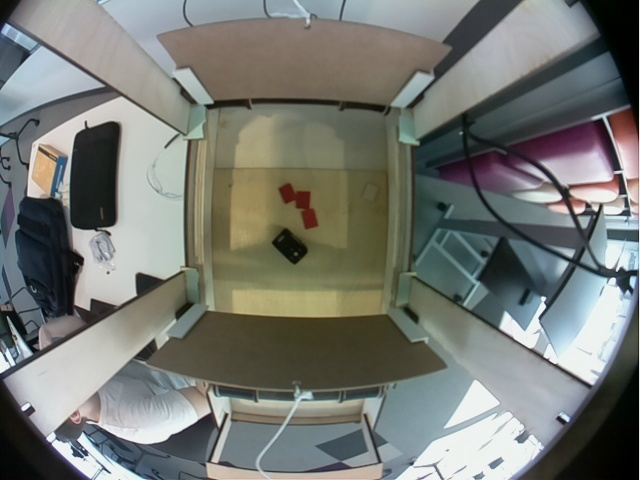
#> input picture Code/PiCamera/Calibration FishEye/Vert0.jpg, 640 x 480 px
$ python Undistort.py Vert0.jpg   (older library calls are emulated)
#> lines starting #> are read from the running program, lines starting #| are printed output that depends on the picture
import sys
import cv2
import numpy as np
import os

# You should replace these 3 lines with the output in calibration step
DIM=(640, 480)
K=np.array([[256.5223090219522, 0.0, 300.8492878302576], [0.0, 255.95393505302218, 200.83738221162403], [0.0, 0.0, 1.0]])
D=np.array([[-0.03309970266931218], [-0.035713407140983686], [0.03466182058100104], [-0.014366025635664394]])
def undistort(img_path):
#> called with img_path = 'Vert0.jpg'
    img = cv2.imread(img_path)
#> img is the input picture: shape (480, 640, 3); mean B, G, R 115.3, 120.6, 117.6
    h,w = img.shape[:2]
#> h = 480; w = 640
    map1, map2 = cv2.fisheye.initUndistortRectifyMap(K, D, np.eye(3), K, DIM, cv2.CV_16SC2)
    undistorted_img = cv2.remap(img, map1, map2, interpolation=cv2.INTER_LINEAR, borderMode=cv2.BORDER_CONSTANT)
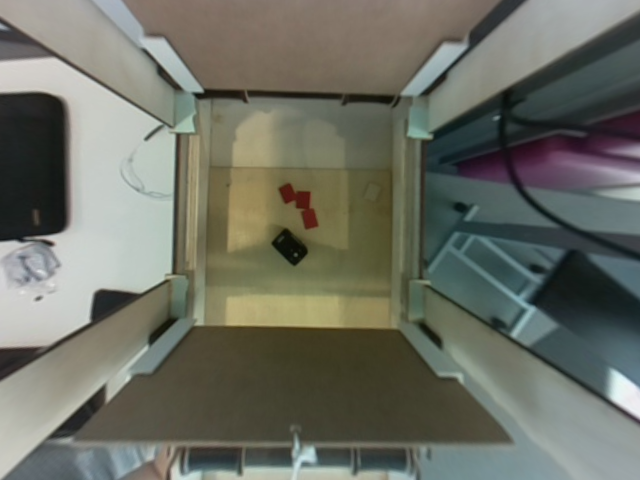
#> undistorted_img: shape (480, 640, 3); mean B, G, R 100.2, 110.9, 108.6
    cv2.imshow("undistorted", undistorted_img)
    cv2.waitKey(0)
    cv2.destroyAllWindows()
if __name__ == '__main__':
    undistort('Vert0.jpg')
    #for p in sys.argv[1:]:
     #   undistort(p)

$ run again, with Code/PiCamera/Calibration FishEye/Alex0.jpg copied over Code/PiCamera/Calibration FishEye/Vert0.jpg
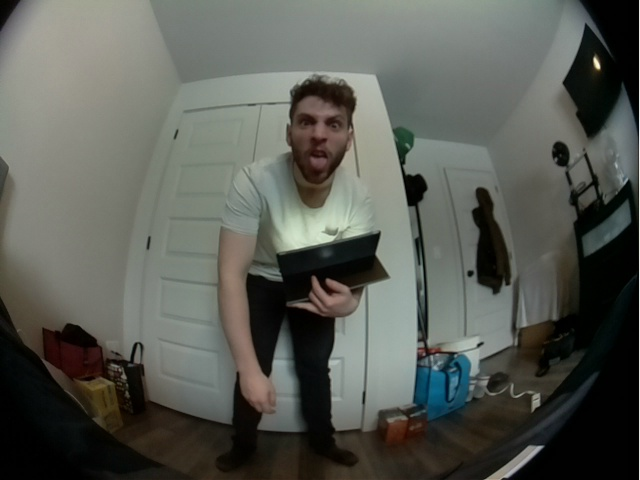
#> input picture Code/PiCamera/Calibration FishEye/Alex0.jpg, 640 x 480 px
#> in undistort, img is the input picture: shape (480, 640, 3); mean B, G, R 84.7, 91.5, 89
#> in undistort, `undistorted_img = cv2.remap(img, map1, map2, interpolation=cv2.INTER_L..`:
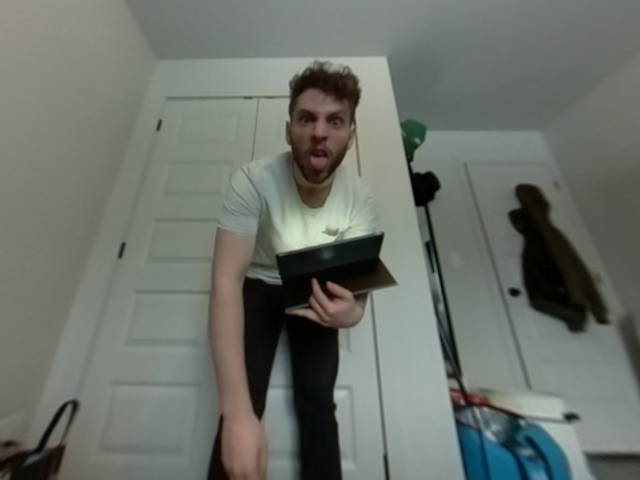
#> undistorted_img: shape (480, 640, 3); mean B, G, R 106.9, 113.9, 108.8

$ run again, with Code/PiCamera/Calibration FishEye/Pattern0.jpg copied over Code/PiCamera/Calibration FishEye/Vert0.jpg
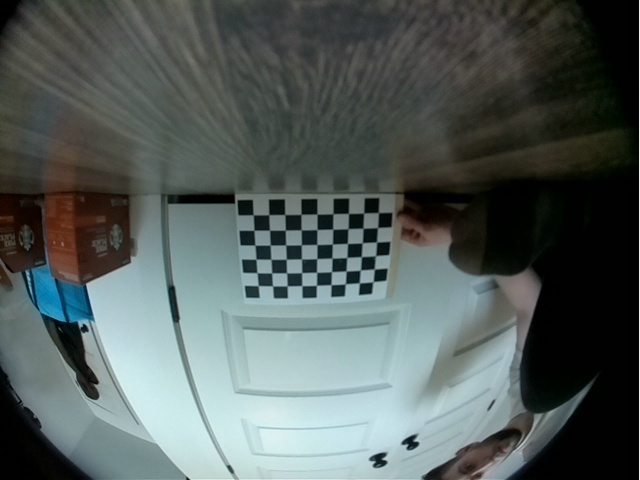
#> input picture Code/PiCamera/Calibration FishEye/Pattern0.jpg, 640 x 480 px
#> in undistort, img is the input picture: shape (480, 640, 3); mean B, G, R 90.9, 93.2, 83.7
#> in undistort, `undistorted_img = cv2.remap(img, map1, map2, interpolation=cv2.INTER_L..`:
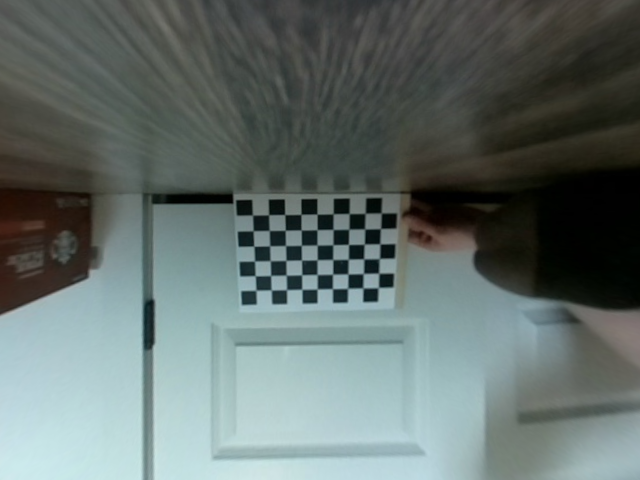
#> undistorted_img: shape (480, 640, 3); mean B, G, R 108.4, 111.2, 99.4
